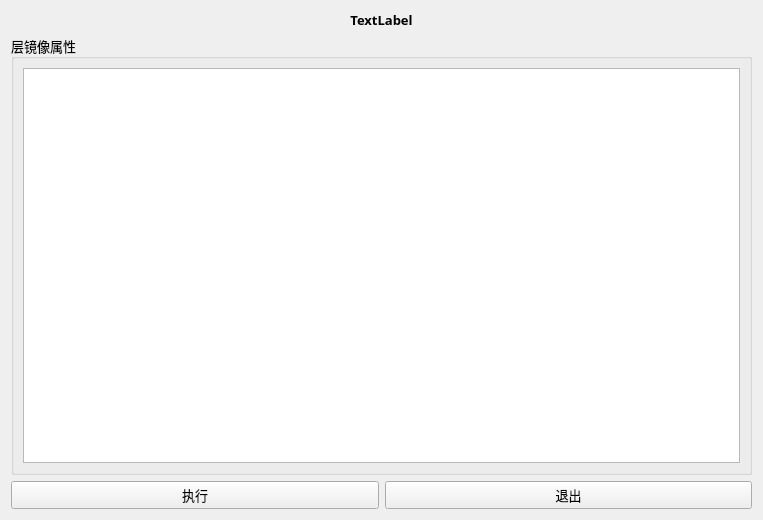
<?xml version="1.0" encoding="UTF-8"?>
<ui version="4.0">
 <class>Form</class>
 <widget class="QWidget" name="Form">
  <property name="geometry">
   <rect>
    <x>0</x>
    <y>0</y>
    <width>763</width>
    <height>520</height>
   </rect>
  </property>
  <property name="windowTitle">
   <string>设置层镜像</string>
  </property>
  <layout class="QVBoxLayout" name="verticalLayout_2">
   <item>
    <widget class="QLabel" name="label_title">
     <property name="font">
      <font>
       <family>微软雅黑</family>
       <pointsize>10</pointsize>
       <weight>75</weight>
       <bold>true</bold>
      </font>
     </property>
     <property name="text">
      <string>TextLabel</string>
     </property>
     <property name="alignment">
      <set>Qt::AlignCenter</set>
     </property>
    </widget>
   </item>
   <item>
    <widget class="QGroupBox" name="groupBox">
     <property name="font">
      <font>
       <family>微软雅黑</family>
       <pointsize>10</pointsize>
      </font>
     </property>
     <property name="title">
      <string>层镜像属性</string>
     </property>
     <layout class="QVBoxLayout" name="verticalLayout">
      <item>
       <widget class="QTableWidget" name="tableWidget"/>
      </item>
     </layout>
    </widget>
   </item>
   <item>
    <layout class="QHBoxLayout" name="horizontalLayout">
     <item>
      <widget class="QPushButton" name="pushButton_exec">
       <property name="minimumSize">
        <size>
         <width>0</width>
         <height>26</height>
        </size>
       </property>
       <property name="font">
        <font>
         <family>微软雅黑</family>
         <pointsize>10</pointsize>
         <weight>50</weight>
         <bold>false</bold>
        </font>
       </property>
       <property name="cursor">
        <cursorShape>PointingHandCursor</cursorShape>
       </property>
       <property name="text">
        <string>执行</string>
       </property>
      </widget>
     </item>
     <item>
      <widget class="QPushButton" name="pushButton_exit">
       <property name="minimumSize">
        <size>
         <width>0</width>
         <height>26</height>
        </size>
       </property>
       <property name="font">
        <font>
         <family>微软雅黑</family>
         <pointsize>10</pointsize>
         <weight>50</weight>
         <bold>false</bold>
        </font>
       </property>
       <property name="cursor">
        <cursorShape>PointingHandCursor</cursorShape>
       </property>
       <property name="text">
        <string>退出</string>
       </property>
      </widget>
     </item>
    </layout>
   </item>
  </layout>
 </widget>
 <resources/>
 <connections/>
</ui>
